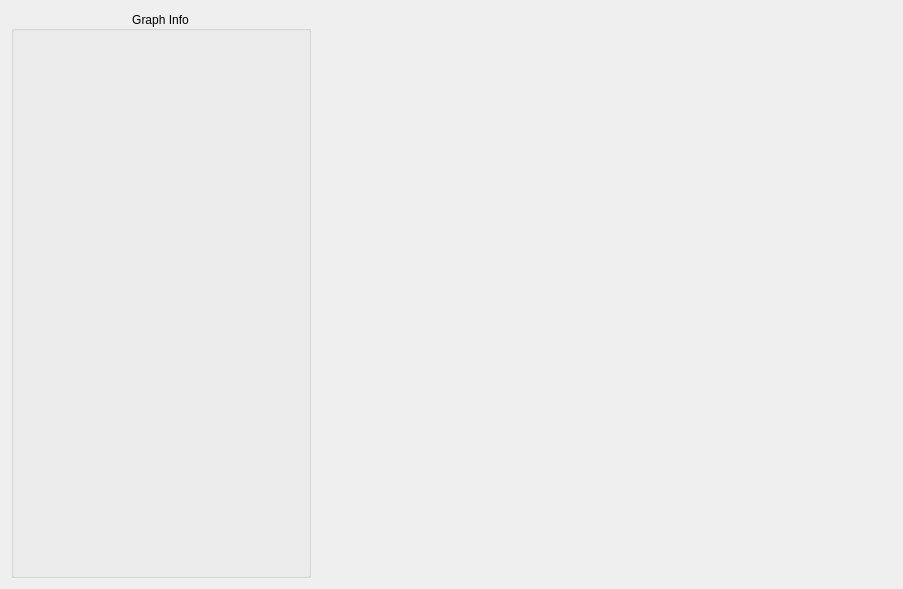
<?xml version="1.0" encoding="UTF-8"?>
<ui version="4.0">
 <class>ResultsBarGraph</class>
 <widget class="QWidget" name="ResultsBarGraph">
  <property name="geometry">
   <rect>
    <x>0</x>
    <y>0</y>
    <width>903</width>
    <height>589</height>
   </rect>
  </property>
  <property name="windowTitle">
   <string>Form</string>
  </property>
  <layout class="QGridLayout" name="gridLayout">
   <item row="0" column="0">
    <widget class="QGroupBox" name="groupBox">
     <property name="maximumSize">
      <size>
       <width>300</width>
       <height>16777215</height>
      </size>
     </property>
     <property name="title">
      <string>Graph Info</string>
     </property>
     <property name="alignment">
      <set>Qt::AlignCenter</set>
     </property>
    </widget>
   </item>
   <item row="0" column="1">
    <widget class="JKQTPlotterCustom" name="resultBarPlot" native="true"/>
   </item>
  </layout>
 </widget>
 <customwidgets>
  <customwidget>
   <class>JKQTPlotterCustom</class>
   <extends>QWidget</extends>
   <header>JKQTPlotterCustom.hpp</header>
   <container>1</container>
  </customwidget>
 </customwidgets>
 <resources/>
 <connections/>
</ui>
